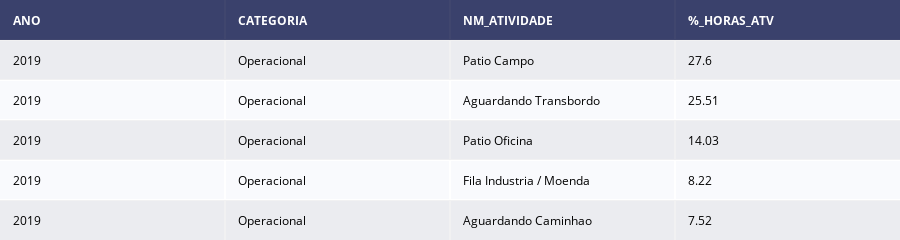

The notebook cell saved with this chart:
### Code cell
import plotly.figure_factory as ff


dt_oper_final_19 = dt_oper_final.query("ANO == 2019")
dt_oper_final_19 = dt_oper_final_19[['ANO', 'CATEGORIA', 'NM_ATIVIDADE', '%_HORAS_ATV']]
dt_oper_final_19['%_HORAS_ATV'] = round(dt_oper_final_19['%_HORAS_ATV'],2)

dt_oper_final_19 = dt_oper_final_19.head(5)

fig =  ff.create_table(dt_oper_final_19, height_constant=20)
print('')
print(' % DE HORAS PARADAS OPERACIONAIS POR ANO E ATIVIDADE')
print('')
fig.show()
print('Obs.: Esta análise considera como 100% apenas o total de horas das atividades operacionais da safra 2019.')
print('')

### Figure 1 — Plotly figure (JSON) as saved in the notebook; plotly's stock layout.template omitted (floating-point values rounded to 4 significant figures)
{"data": [{"colorscale": [[0, "#00083e"], [0.5, "#ededee"], [1, "#ffffff"]], "hoverinfo": "none", "opacity": 0.75, "showscale": false, "type": "heatmap", "z": [[0, 0, 0, 0], [0.5, 0.5, 0.5, 0.5], [1, 1, 1, 1], [0.5, 0.5, 0.5, 0.5], [1, 1, 1, 1], [0.5, 0.5, 0.5, 0.5]]}], "layout": {"annotations": [{"align": "left", "font": {"color": "#ffffff"}, "showarrow": false, "text": "<b>ANO</b>", "x": -0.45, "xanchor": "left", "xref": "x", "y": 0, "yref": "y"}, {"align": "left", "font": {"color": "#ffffff"}, "showarrow": false, "text": "<b>CATEGORIA</b>", "x": 0.55, "xanchor": "left", "xref": "x", "y": 0, "yref": "y"}, {"align": "left", "font": {"color": "#ffffff"}, "showarrow": false, "text": "<b>NM_ATIVIDADE</b>", "x": 1.55, "xanchor": "left", "xref": "x", "y": 0, "yref": "y"}, {"align": "left", "font": {"color": "#ffffff"}, "showarrow": false, "text": "<b>%_HORAS_ATV</b>", "x": 2.55, "xanchor": "left", "xref": "x", "y": 0, "yref": "y"}, {"align": "left", "font": {"color": "#000000"}, "showarrow": false, "text": "2019", "x": -0.45, "xanchor": "left", "xref": "x", "y": 1, "yref": "y"}, {"align": "left", "font": {"color": "#000000"}, "showarrow": false, "text": "Operacional", "x": 0.55, "xanchor": "left", "xref": "x", "y": 1, "yref": "y"}, {"align": "left", "font": {"color": "#000000"}, "showarrow": false, "text": "Patio Campo", "x": 1.55, "xanchor": "left", "xref": "x", "y": 1, "yref": "y"}, {"align": "left", "font": {"color": "#000000"}, "showarrow": false, "text": "27.6", "x": 2.55, "xanchor": "left", "xref": "x", "y": 1, "yref": "y"}, {"align": "left", "font": {"color": "#000000"}, "showarrow": false, "text": "2019", "x": -0.45, "xanchor": "left", "xref": "x", "y": 2, "yref": "y"}, {"align": "left", "font": {"color": "#000000"}, "showarrow": false, "text": "Operacional", "x": 0.55, "xanchor": "left", "xref": "x", "y": 2, "yref": "y"}, {"align": "left", "font": {"color": "#000000"}, "showarrow": false, "text": "Aguardando Transbordo", "x": 1.55, "xanchor": "left", "xref": "x", "y": 2, "yref": "y"}, {"align": "left", "font": {"color": "#000000"}, "showarrow": false, "text": "25.51", "x": 2.55, "xanchor": "left", "xref": "x", "y": 2, "yref": "y"}, {"align": "left", "font": {"color": "#000000"}, "showarrow": false, "text": "2019", "x": -0.45, "xanchor": "left", "xref": "x", "y": 3, "yref": "y"}, {"align": "left", "font": {"color": "#000000"}, "showarrow": false, "text": "Operacional", "x": 0.55, "xanchor": "left", "xref": "x", "y": 3, "yref": "y"}, {"align": "left", "font": {"color": "#000000"}, "showarrow": false, "text": "Patio Oficina", "x": 1.55, "xanchor": "left", "xref": "x", "y": 3, "yref": "y"}, {"align": "left", "font": {"color": "#000000"}, "showarrow": false, "text": "14.03", "x": 2.55, "xanchor": "left", "xref": "x", "y": 3, "yref": "y"}, {"align": "left", "font": {"color": "#000000"}, "showarrow": false, "text": "2019", "x": -0.45, "xanchor": "left", "xref": "x", "y": 4, "yref": "y"}, {"align": "left", "font": {"color": "#000000"}, "showarrow": false, "text": "Operacional", "x": 0.55, "xanchor": "left", "xref": "x", "y": 4, "yref": "y"}, {"align": "left", "font": {"color": "#000000"}, "showarrow": false, "text": "Fila Industria / Moenda", "x": 1.55, "xanchor": "left", "xref": "x", "y": 4, "yref": "y"}, {"align": "left", "font": {"color": "#000000"}, "showarrow": false, "text": "8.22", "x": 2.55, "xanchor": "left", "xref": "x", "y": 4, "yref": "y"}, {"align": "left", "font": {"color": "#000000"}, "showarrow": false, "text": "2019", "x": -0.45, "xanchor": "left", "xref": "x", "y": 5, "yref": "y"}, {"align": "left", "font": {"color": "#000000"}, "showarrow": false, "text": "Operacional", "x": 0.55, "xanchor": "left", "xref": "x", "y": 5, "yref": "y"}, {"align": "left", "font": {"color": "#000000"}, "showarrow": false, "text": "Aguardando Caminhao", "x": 1.55, "xanchor": "left", "xref": "x", "y": 5, "yref": "y"}, {"align": "left", "font": {"color": "#000000"}, "showarrow": false, "text": "7.52", "x": 2.55, "xanchor": "left", "xref": "x", "y": 5, "yref": "y"}], "height": 170, "margin": {"b": 0, "l": 0, "r": 0, "t": 0}, "xaxis": {"dtick": 1, "gridwidth": 2, "showticklabels": false, "tick0": -0.5, "ticks": "", "zeroline": false}, "yaxis": {"autorange": "reversed", "dtick": 1, "gridwidth": 2, "showticklabels": false, "tick0": 0.5, "ticks": "", "zeroline": false}}}
